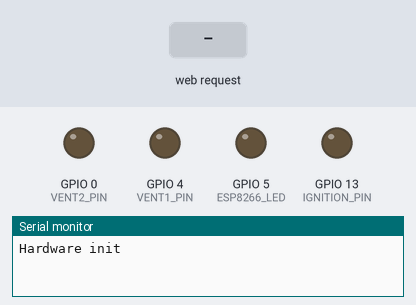
Simulated run of this sketch. Board: ESP8266 (NodeMCU). Shown: output pins drawn as LEDs (lit = HIGH), the last lines printed to the serial monitor. Inputs (shaded band) come from the test bench.

Above: at 1.2 s.
1.3 s: HTTP request GET /vent1/1 received
At 1.7 s:
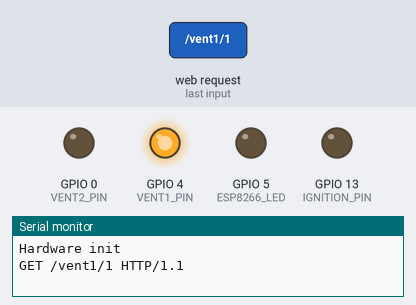
3.3 s: HTTP request GET /vent_all/1 received
At 3.7 s:
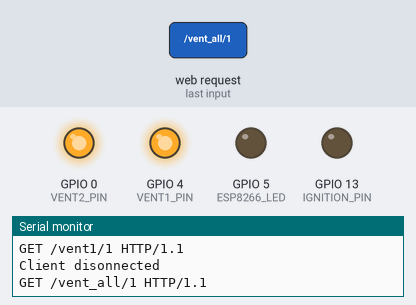
5.3 s: HTTP request GET /ignition/1 received
At 6.1 s:
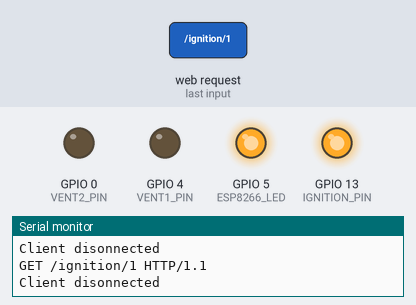
6.8 s: HTTP request GET /vent2/1 received
At 7.2 s:
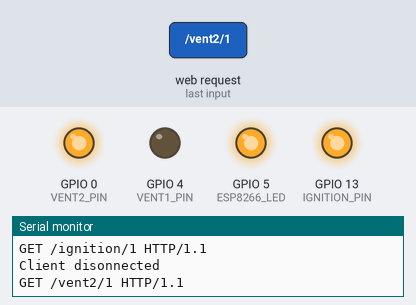
8.8 s: HTTP request GET /vent1/1 received
At 9.2 s:
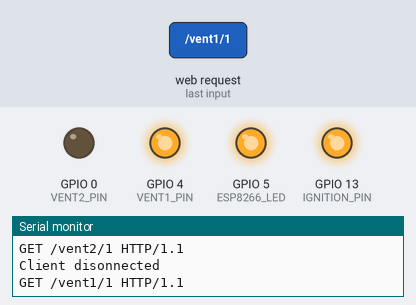
10.8 s: HTTP request GET /ignition/0 received
At 11.5 s:
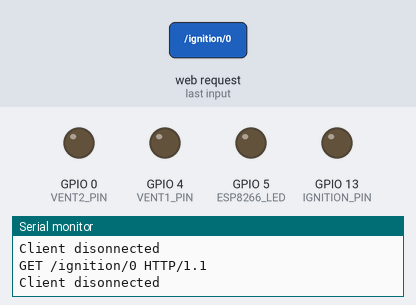
Timing chart, 0 to 13.3 s (numbered marks = the images above; inputs shaded):
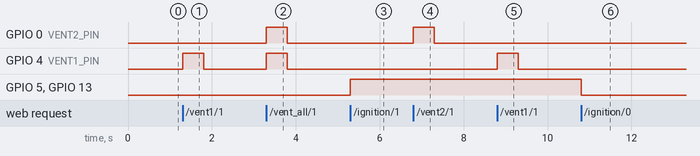

Measured:
- after the input at 1.3 s, GPIO 4 (VENT1_PIN): LOW → HIGH at once, → LOW 0.50 s later
- after the input at 3.3 s, GPIO 0 (VENT2_PIN), GPIO 4 (VENT1_PIN): LOW → HIGH at once, → LOW 0.50 s later
- after the input at 5.3 s, GPIO 5 (ESP8266_LED), GPIO 13 (IGNITION_PIN): LOW → HIGH at once
- after the input at 6.8 s, GPIO 0 (VENT2_PIN): LOW → HIGH at once, → LOW 0.50 s later
- after the input at 8.8 s, GPIO 4 (VENT1_PIN): LOW → HIGH at once, → LOW 0.50 s later
- after the input at 10.8 s, GPIO 5 (ESP8266_LED), GPIO 13 (IGNITION_PIN): HIGH → LOW at once

The sketch:

flamethrower.ino
```cpp
#include <ESP8266WiFi.h>

//////////////////////
// WiFi Definitions //
//////////////////////
const char WiFiAPPSK[] = "sparkfun";

/////////////////////
// Pin Definitions //
/////////////////////
const int VENT1_PIN = 4; //
const int VENT2_PIN = 0; //
const int IGNITION_PIN = 13; //
const int ESP8266_LED = 5;

// Webserver on 192.168.4.1 port 80
WiFiServer server(80);

void setup()
{
  initHardware();
  setupWiFi();
  server.begin();
}

void loop()
{
  // Check if a client has connected
  WiFiClient client = server.available();
  if (!client) {
    return;
  }

  // Read the first line of the request
  String req = client.readStringUntil('\r');
  Serial.println(req);
  client.flush();

  // Match the request
  int val = -1;
  if (req.indexOf("/vent1/1") != -1)
    val = 0;
  else if (req.indexOf("/vent2/1") != -1)
    val = 2;
  else if (req.indexOf("/vent_all/1") != -1)
    val = 3;
  else if (req.indexOf("/ignition/1") != -1)
    val = 4;
  else if (req.indexOf("/ignition/0") != -1)
    val = 5;

  // Set GPIO according to the request

  if (val == 0){
    digitalWrite(VENT1_PIN, 1);
    delay(500);
    digitalWrite(VENT1_PIN, 0);}

  else if (val == 2){
    digitalWrite(VENT2_PIN, 1);
    delay(500);
    digitalWrite(VENT2_PIN, 0);}

  else if (val == 3){
    digitalWrite(VENT1_PIN, 1);
    digitalWrite(VENT2_PIN, 1);
    delay(500);
    digitalWrite(VENT1_PIN, 0);
    digitalWrite(VENT2_PIN, 0);}

  else if (val == 4){
    digitalWrite(IGNITION_PIN, 1);
    digitalWrite(ESP8266_LED, HIGH);
    }

  else if (val == 5){
    digitalWrite(IGNITION_PIN, 0);
    digitalWrite(ESP8266_LED, LOW);
    }

  client.flush();

  // Prepare the response. Start with the common header:
  String s = "HTTP/1.1 200 OK\r\n";
  s += "Content-Type: text/html\r\n\r\n";
  s += "<!DOCTYPE HTML>\r\n<html>\r\n";

  if ( digitalRead(IGNITION_PIN) == 0 ){
  s += "Ignitior is currently turned OFF.";}
  else{
  s += "Ignitior is currently turned ON.";}
  s += "<br><br>\r\n"; // Go to the next line.

  s += "<a href = \"/ignition/1\">Glow Ingition On</a><br>\r\n";
  s += "<a href = \"/ignition/0\">Glow Ingition Off</a><br>\r\n";
  s += "<a href = \"/vent1/1\">Vent Tank 1 (500ms)</a><br>\r\n";
  s += "<a href = \"/vent2/1\">Vent Tank 2 (500ms)</a><br>\r\n";
  s += "<a href = \"/vent_all/1\">Vent Both Tanks (500ms)</a><br>\r\n";

  s += "</html>\n";

  // Send the response to the client
  client.print(s);
  delay(1);
  Serial.println("Client disonnected");

  // The client will actually be disconnected
  // when the function returns and 'client' object is detroyed
}

void setupWiFi()
{
  WiFi.mode(WIFI_AP);

  // Do a little work to get a unique-ish name. Append the
  // last two bytes of the MAC (HEX'd) to "Thing-":
  uint8_t mac[WL_MAC_ADDR_LENGTH];
  WiFi.softAPmacAddress(mac);
  String macID = String(mac[WL_MAC_ADDR_LENGTH - 2], HEX) +
                 String(mac[WL_MAC_ADDR_LENGTH - 1], HEX);
  macID.toUpperCase();
  String AP_NameString = "ESP8266 Flame Cannon " + macID;

  char AP_NameChar[AP_NameString.length() + 1];
  memset(AP_NameChar, 0, AP_NameString.length() + 1);

  for (int i=0; i<AP_NameString.length(); i++)
    AP_NameChar[i] = AP_NameString.charAt(i);

  WiFi.softAP(AP_NameChar, WiFiAPPSK);
}

void initHardware()
{
  Serial.begin(115200);
  Serial.println("Hardware init");
  pinMode(ESP8266_LED, OUTPUT);

  pinMode(VENT1_PIN, OUTPUT);
  digitalWrite(VENT1_PIN, LOW);
  pinMode(VENT2_PIN, OUTPUT);
  digitalWrite(VENT2_PIN, LOW);
  pinMode(IGNITION_PIN, OUTPUT);
  digitalWrite(IGNITION_PIN, LOW);

}
```
